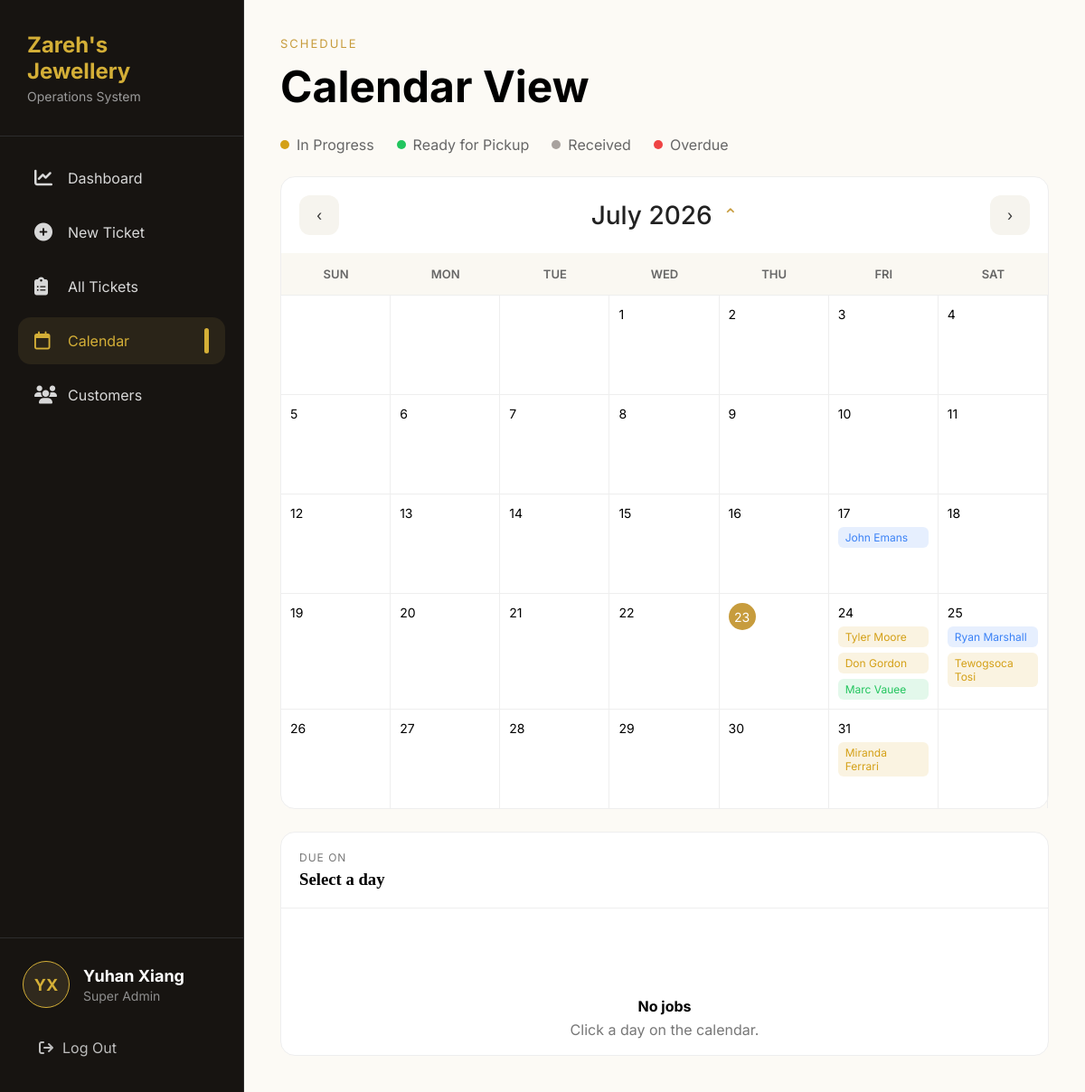
Page /calendar/ (signed in) on the committed database.
### core/models.py (models this page shows, shortened)
class Ticket(models.Model):
    ticket_number = models.CharField(
        max_length=20,
        unique=True
    )
    customer = models.ForeignKey(
        Customer,
        on_delete=models.CASCADE,
        related_name="tickets"
    )
    job_type = models.ForeignKey(
        JobType,
        on_delete=models.PROTECT
    )
    status = models.ForeignKey(
        Status,
        on_delete=models.PROTECT
    )
    description = models.TextField()
    created_date = models.DateTimeField(auto_now_add=True)
    due_date = models.DateField()
    price = models.DecimalField(
        max_digits=10,
        decimal_places=2,
        blank=True,
        null=True
    )
    completed_date = models.DateField(
        blank=True,
        null=True
    )

class Customer(models.Model):
    name = models.CharField(max_length=100)
    phone = models.CharField(max_length=20, unique=True)
    email = models.EmailField(blank=True, null=True)
    note = models.TextField(blank=True)
    created_date = models.DateTimeField(auto_now_add=True)
    class Meta:
        ordering = ["name"]

### core/views.py (the view)
# urls.py: path('calendar/', views.calendar, name='calendar'),
@login_required
def calendar(request):
    today = timezone.now().date()
    month = int(request.GET.get("month", today.month))
    year = int(request.GET.get("year", today.year))
    pycalendar.setfirstweekday(pycalendar.SUNDAY)
    cal = pycalendar.monthcalendar(year, month)
    tickets = Ticket.objects.select_related(
        "customer", "status", "job_type",
    ).filter(
        due_date__year=year,
        due_date__month=month,
    )
    tickets_by_day = {}
    tickets_json = {}
    for ticket in tickets:
        day = ticket.due_date.day
        tickets_by_day.setdefault(day, []).append(ticket)
        tickets_json.setdefault(day, []).append({
            "id": ticket.id,
            "ticket_number": ticket.ticket_number,
            "customer": ticket.customer.name,
            "job_type": ticket.job_type.type,
            "status": ticket.status.status,
            "color": ticket.status.color,
        })
    if month == 1:
        prev_month, prev_year = 12, year - 1
    else:
        prev_month, prev_year = month - 1, year
    if month == 12:
        next_month, next_year = 1, year + 1
    else:
        next_month, next_year = month + 1, year
    months = [
        "January", "February", "March", "April",
        "May", "June", "July", "August",
        "September", "October", "November", "December"
    ]
    context = {
        "calendar_weeks": cal,
        "tickets_by_day": tickets_by_day,
        "tickets_json": json.dumps(tickets_json),
        "month": month,
        "year": year,
        "month_name": months[month - 1],
        "months": months,
        "years": range(today.year - 5, today.year + 6),
        "prev_month": prev_month,
        "prev_year": prev_year,
        "next_month": next_month,
        "next_year": next_year,
        "today": today.day,
        "today_month": today.month,
        "today_year": today.year,
        "is_current_month": (month == today.month and year == today.year),
    }
    return render(request, "core/calendar.html", context)

### core/templatetags/custom_tags.py (called while the page is built)
@register.filter
def get_item(dictionary, key):
    return dictionary.get(key)

### core/templates/core/calendar.html (shortened to what this page needs)
{% extends 'core/base.html' %}
{% load custom_tags %}
{% block content %}
<div class="calendar-page">
<div class="page-header">
    <p class="page-tag">SCHEDULE</p>
    <h1>Calendar View</h1>
</div>
<div class="legend">
    <div class="legend-item"><span class="dot progress"></span> In Progress</div>
    <div class="legend-item"><span class="dot pickup"></span> Ready for Pickup</div>
    <div class="legend-item"><span class="dot received"></span> Received</div>
    <div class="legend-item"><span class="dot overdue"></span> Overdue</div>
</div>
<div class="calendar-layout">
    <div class="calendar-card">
        <div class="calendar-header">
            <a class="month-btn" href="?month={{ prev_month }}&year={{ prev_year }}">&#8249;</a>
            <div class="month-picker">
                <button id="monthTitle" class="month-title" type="button">
                    {{ month_name }} {{ year }}
                    <span id="arrow">⌃</span>
                </button>
            </div>
            <a class="month-btn" href="?month={{ next_month }}&year={{ next_year }}">&#8250;</a>
        </div>
        <div class="weekdays">
            <div>SUN</div><div>MON</div><div>TUE</div><div>WED</div>
            <div>THU</div><div>FRI</div><div>SAT</div>
        </div>
        <div class="calendar-grid">
            {% for week in calendar_weeks %}
                {% for day in week %}
                    {% if day == 0 %}
                        <div class="day" data-day="{{ day }}"></div>
                    {% else %}
                        <div class="day" data-day="{{ day }}">
                            {% if is_current_month and day == today %}
                            <span class="today-circle">{{ day }}</span>
                            {% else %}
                            <span class="day-number">{{ day }}</span>
                            {% endif %}
                            {% if day in tickets_by_day %}
                                {% for ticket in tickets_by_day|get_item:day %}
                                        <div class="event" style="background:{{ ticket.status.color }}20; color:{{ ticket.status.color }};">
                                            {{ ticket.customer.name }}
                                        </div>
                                {% endfor %}
                            {% endif %}
                        </div>
                    {% endif %}
                {% endfor %}
            {% endfor %}
        </div>
    </div>
    <div class="due-panel">
    <div class="due-header">
        <p>DUE ON</p>
        <h3 id="selectedDate">
            Select a day
        </h3>
    </div>
    <div
        id="jobList"
        class="job-list"
    >
        <div class="empty-state">
            <h4>No jobs</h4>
            <p>
                Click a day on the calendar.
            </p>
        </div>
    </div>
</div>
</div>
</div>
{% endblock %}

### core/templates/core/base.html (shortened to what this page needs)
{% load static %}
<!DOCTYPE html>
<html lang="en">
<head>
    <link rel="stylesheet"
          href="https://cdnjs.cloudflare.com/ajax/libs/font-awesome/6.5.1/css/all.min.css">
</head>
<body>
<div class="sidebar">
    <div class="logo">
        <h2>Zareh's Jewellery</h2>
        <p>Operations System</p>
    </div>
    <div class="menu">
        <a href="/" class="{% if request.path == '/' %}active{% endif %}">
            <i class="fa-solid fa-chart-line"></i>
            Dashboard
        </a>
        <a href="/new-ticket/" class="{% if request.path == '/new-ticket/' %}active{% endif %}">
            <i class="fa-solid fa-circle-plus"></i>
            New Ticket
        </a>
        <a href="/tickets/" class="{% if request.path == '/tickets/' %}active{% endif %}">
            <i class="fa-solid fa-clipboard-list"></i>
            All Tickets
        </a>
        <a href="/calendar/" class="{% if request.path == '/calendar/' %}active{% endif %}">
            <i class="fa-regular fa-calendar"></i>
            Calendar
        </a>
        <a href="/customers/" class="{% if request.path == '/customers/' %}active{% endif %}">
            <i class="fa-solid fa-users"></i>
            Customers
        </a>
    </div>
    {% if user.is_authenticated %}
    <div class="sidebar-footer">
        <div class="user-info">
            <div class="base-avatar">
                {{ user.first_name|first }}{{ user.last_name|first }}
            </div>
            <div class="user-details">
                <h4>
                    {{ user.first_name }} {{ user.last_name }}
                </h4>
                <p>
                    {% if user.groups.first %}
                        {{ user.groups.first.name }}
                    {% else %}
                        No Group
                    {% endif %}
                </p>
            </div>
        </div>
        <form method="post"
              action="{% url 'logout' %}"
              class="logout-form">
            <button type="submit" class="logout-btn">
                <i class="fa-solid fa-arrow-right-from-bracket"></i>
                Log Out
            </button>
        </form>
    </div>
    {% endif %}
</div>
<div class="main-content">
    {% block content %}
    {% endblock %}
</div>
</body>
</html>

### core/templates/core/base.html (style rules this page uses)
* { margin:0; padding:0; box-sizing:border-box; font-family:'Inter',sans-serif; }
body { display:flex; height:100vh; overflow:hidden; background:#FCFAF5; }
.sidebar { width:270px; height:100vh; background:#171411; color:white; display:flex; flex-direction:column; border-right:1px solid #2d2d2d; flex-shrink:0; }
.logo { padding:35px 30px; border-bottom:1px solid #2d2d2d; }
.logo h2 { color:#d4af37; font-size:24px; margin-bottom:5px; }
.logo p { color:#9b9b9b; font-size:14px; }
.menu { padding:20px; }
.menu a { display:flex; align-items:center; gap:15px; padding:16px 18px; margin-bottom:8px; border-radius:14px; text-decoration:none; color:#d8d8d8; transition:.25s; }
.menu a i { width:22px; font-size:20px; }
.menu a.active { background:#2a2418; color:#d4af37; position:relative; }
.menu a.active::after { content:""; position:absolute; right:18px; width:5px; height:28px; border-radius:10px; background:#d4af37; }
.sidebar-footer { margin-top:auto; padding:25px; border-top:1px solid #2d2d2d; }
.user-info { display:flex; align-items:center; gap:15px; margin-bottom:20px; }
.base-avatar { width:52px; height:52px; border-radius:50%; display:flex; justify-content:center; align-items:center; background:#30291d; border:1px solid #d4af37; color:#d4af37; font-weight:700; font-size:18px; }
.user-details h4 { color:white; font-size:18px; margin-bottom:3px; }
.user-details p { color:#8e8e8e; font-size:14px; }
.logout-form { margin:0; }
.logout-btn { width:100%; display:flex; align-items:center; gap:10px; padding:14px 18px; border:none; border-radius:12px; background:transparent; color:#bdbdbd; cursor:pointer; font-size:16px; transition:.25s; }
.main-content { flex:1; padding:40px; overflow-y:auto; }

### core/templates/core/calendar.html (style rules this page uses)
.calendar-page { width:100%; }
.page-tag { color:#c79c3d; letter-spacing:2px; font-size:13px; margin-bottom:10px; }
.page-header { margin-bottom:25px; }
.page-header h1 { font-size:48px; }
.legend { display:flex; gap:25px; margin-bottom:25px; }
.legend-item { display:flex; align-items:center; gap:8px; color:#666; }
.dot { width:10px; height:10px; border-radius:50%; }
.progress { background:#d4a017; }
.pickup { background:#22c55e; }
.received { background:#a8a29e; }
.overdue { background:#ef4444; }
.calendar-layout { display:grid; grid-template-columns:3fr 1.4fr; gap:25px; }
.calendar-card, .due-panel { background:white; border-radius:16px; border:1px solid #eee; overflow:visible; }
.calendar-header { display:flex; justify-content:space-between; align-items:center; padding:20px; position:relative; }
.month-btn { width:44px; height:44px; background:#f6f4ee; border-radius:12px; display:flex; justify-content:center; align-items:center; text-decoration:none; color:#333; transition:.2s; flex-shrink:0; }
.month-picker { position:relative; }
.month-title { border:none; background:none; font-size:28px; font-weight:500; cursor:pointer; display:flex; align-items:center; gap:12px; color:#222; font-family:inherit; }
#arrow { font-size:20px; color:#c79c3d; transition:transform .2s; }
.weekdays { display:grid; grid-template-columns:repeat(7,1fr); background:#faf8f2; }
.weekdays div { padding:15px; text-align:center; color:#666; font-size:13px; font-weight:600; }
.calendar-grid { display:grid; grid-template-columns:repeat(7,1fr); }
.day { min-height:110px; border-top:1px solid #eee; border-right:1px solid #eee; padding:10px; }
.day-number { font-size:14px; }
.today-circle { background:#c79c3d; color:white; width:30px; height:30px; display:flex; justify-content:center; align-items:center; border-radius:50%; font-size:14px; }
.event { margin-top:6px; padding:4px 8px; border-radius:6px; font-size:12px; cursor:pointer; transition:.2s; }
.due-header { padding:20px; border-bottom:1px solid #eee; }
.due-header p { color:#777; font-size:12px; letter-spacing:1px; }
.due-header h3 { font-family: 'Georgia', serif; margin-top:6px; }
.empty-state { text-align:center; margin-top:80px; }
.empty-state h4 { margin-bottom:6px; }
.empty-state p { color:#777; }
@media (max-width:1200px) { .calendar-layout { grid-template-columns:1fr; } }
.day { cursor:pointer; transition:.2s; }
.job-list { padding:18px; }

### rows in the picture
Ticket: customer.name "John Emans"
Ticket: customer.name "Tyler Moore"
Ticket: customer.name "Don Gordon"
Ticket: customer.name "Marc Vauee"
Ticket: customer.name "Ryan Marshall"
Ticket: customer.name "Tewogsoca Tosi"
Ticket: customer.name "Miranda Ferrari"

### other values in the picture
{{ user.first_name|first }} "Y"
{{ user.last_name|first }} "X"
{{ user.first_name }} "Yuhan"
{{ user.last_name }} "Xiang"
{{ user.groups.first.name }} "Super Admin"
{{ month_name }} "July"
{{ year }} "2026"
{{ day }} "1" "2" "3" "4" "5" "6" "7" "8" "9" "10" "11" "12" "13" "14" "15" "16" "17" "18" "19" "20" "21" "22" "24" "25" "26" "27" "28" "29" "30" "31"
{{ day }} "23"
